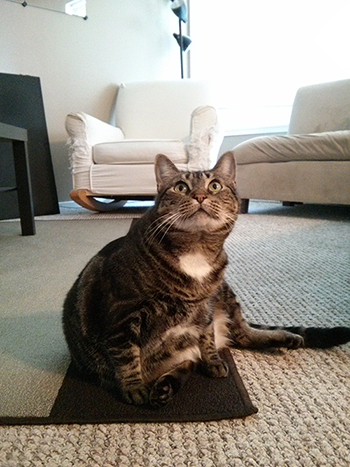
#> input picture python/Automate_the_Boring_Stuff_3e_onlinematerials/Automate_the_Boring_Stuff_3e_onlinematerials/zophie.png, 350 x 467 px, found by its file name
$ python image05.py
#> lines starting #> are read from the running program, lines starting #| are printed output that depends on the picture
from PIL import Image
catImg = Image.open(
    "C:\\Users\\IBRAHIM\\Documents\\ml-vet-journey\\python\\Automate_the_Boring_Stuff_3e_onlinematerials\\Automate_the_Boring_Stuff_3e_onlinematerials\\zophie.png")
#> catImg is the input picture: PIL image 350x467 RGB; mean R, G, B 146.9, 141, 131.1
print(catImg.size)
#| (350, 467)
# Resizing an image
width, height = catImg.size
#> width = 350; height = 467

quartersizedIm = catImg.resize((int(width / 2), int(height / 2)))
quartersizedIm.save('quartersized.png')
svelteIm = catImg.resize((width, height + 300))
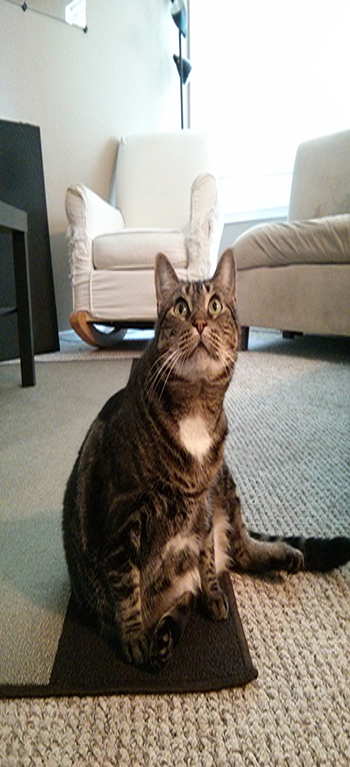
#> svelteIm: PIL image 350x767 RGB; mean R, G, B 146.9, 141, 131.1
svelteIm.save('svelte.png')
# Rotating and flipping images
catImg.rotate(90).save('rotated90.png')
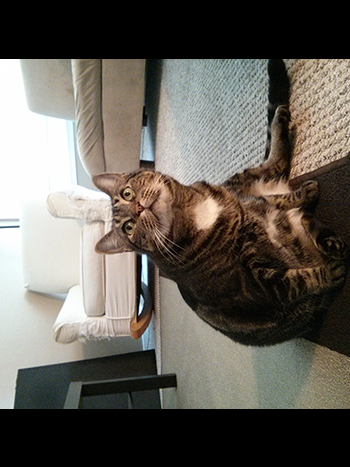
#> saved as rotated90.png: PIL image 350x467 RGB; mean R, G, B 100, 95.4, 88.2
catImg.rotate(180).save('rotated180.png')
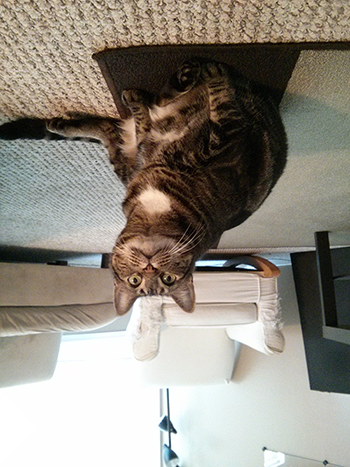
#> saved as rotated180.png: PIL image 350x467 RGB; mean R, G, B 146.9, 141, 131.1
catImg.rotate(270).save('rotated270.png')
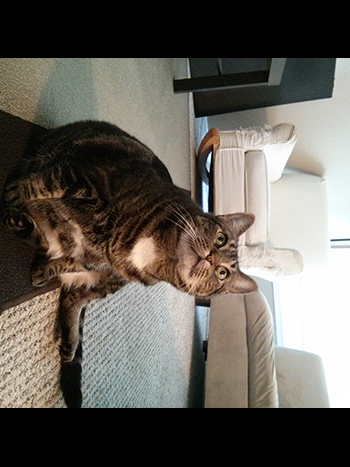
#> saved as rotated270.png: PIL image 350x467 RGB; mean R, G, B 100, 95.4, 88.2
# rotate method has an optional expand method
catImg.rotate(6).save('rotated6.png')
catImg.rotate(6, expand=True).save('rotated6_expanded.png')
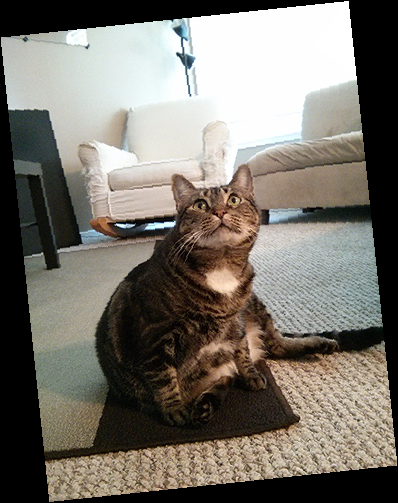
#> saved as rotated6_expanded.png: PIL image 398x503 RGB; mean R, G, B 120, 115.2, 107

# Mirror flipping images through transpose() method
catImg.transpose(Image.FLIP_LEFT_RIGHT).save('horizontal_flip.png')
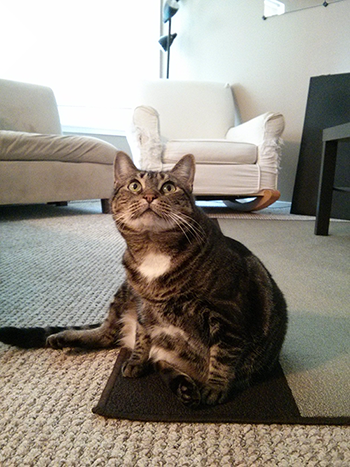
#> saved as horizontal_flip.png: PIL image 350x467 RGB; mean R, G, B 146.9, 141, 131.1
catImg.transpose(Image.FLIP_TOP_BOTTOM).save("vertical_flip.png")
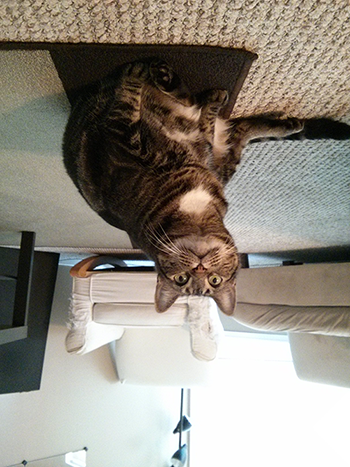
#> saved as vertical_flip.png: PIL image 350x467 RGB; mean R, G, B 146.9, 141, 131.1
